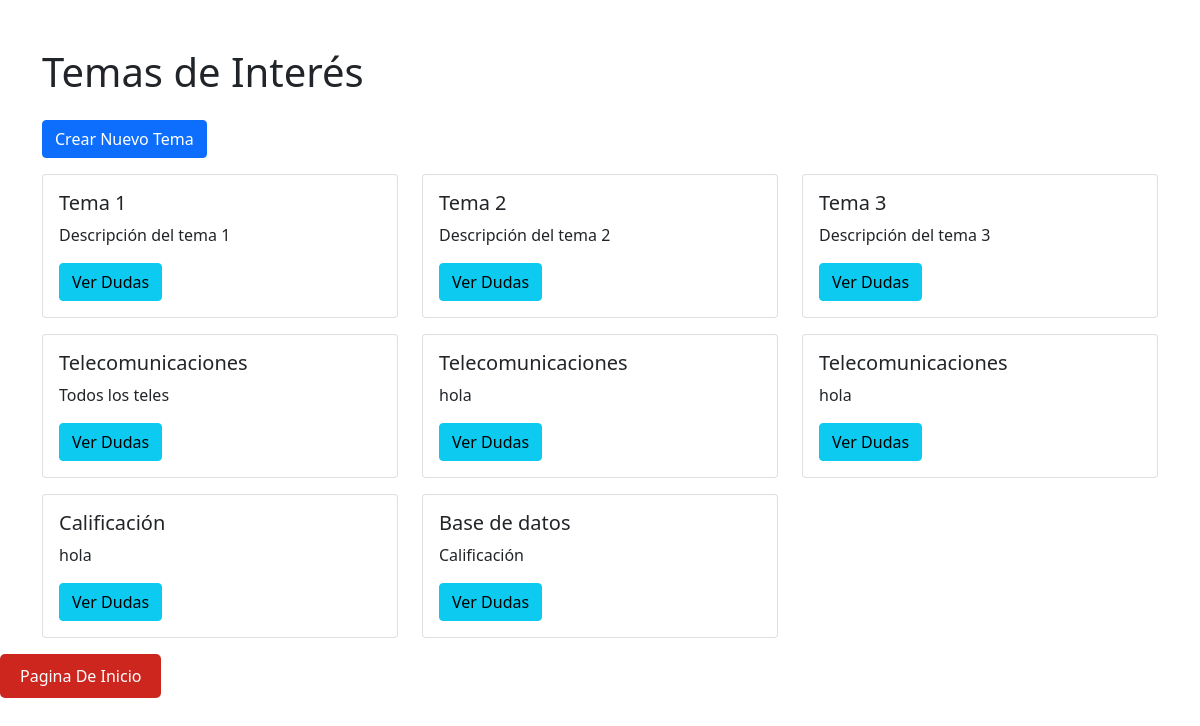
The app's page /temas.php with its own data.
### tables this page shows
CREATE TABLE `topics` (
  `id` int(11) NOT NULL,
  `name` varchar(255) NOT NULL,
  `description` text NOT NULL
);

### temas.php (the view, shortened to what this page needs)
<?php
$servername = "localhost";
$username = "root";
$password = "";
$dbname = "ayuda_leon";
$conn = new mysqli($servername, $username, $password, $dbname);
$topics = [];
$result = $conn->query("SELECT id, name, description FROM topics");
if ($result) {
    while ($row = $result->fetch_assoc()) {
        $topics[] = $row;
    }
} else {
    echo "Error en la consulta: " . $conn->error;
}
?>
<!DOCTYPE html>
<html lang="es">
<head>
    <link href="https://cdn.jsdelivr.net/npm/bootstrap@5.1.3/dist/css/bootstrap.min.css" rel="stylesheet">
</head>
<body>
    <div class="container mt-5">
        <h1 class="mb-4">Temas de Interés</h1>
        <a href="create_topic.php" class="btn btn-primary mb-3">Crear Nuevo Tema</a>
        <div class="row">
            <?php foreach ($topics as $topic): ?>
            <div class="col-md-4 mb-3">
                <div class="card">
                    <div class="card-body">
                        <h5 class="card-title"><?php echo htmlspecialchars($topic['name']); ?></h5>
                        <p class="card-text"><?php echo htmlspecialchars($topic['description']); ?></p>
                        <a href="<?php echo 'view_topic.php?topic_id=' . intval($topic['id']); ?>" class="btn btn-info">Ver Dudas</a>
                    </div>
                </div>
            </div>
            <?php endforeach; ?>
        </div>
    </div>
</body>
<footer>
<div>
    <a href="http://localhost/ayuda%20leon/dashboard.php" class="boton">Pagina De Inicio</a>
    </div>
</footer>
</html>

### temas.php (style rules this page uses)
.boton { background-color: #cc261f; color: white; padding: 10px 20px; text-align: center; text-decoration: none; display: inline-block; border: none; border-radius: 5px; cursor: pointer; }

### records on screen
topics: name "Tema 1", description "Descripción del tema 1"
topics: name "Tema 2", description "Descripción del tema 2"
topics: name "Tema 3", description "Descripción del tema 3"
topics: name "Telecomunicaciones", description "Todos los teles"
topics: name "Telecomunicaciones", description "hola"
topics: name "Telecomunicaciones", description "hola"
topics: name "Calificación", description "hola"
topics: name "Base de datos", description "Calificación"
